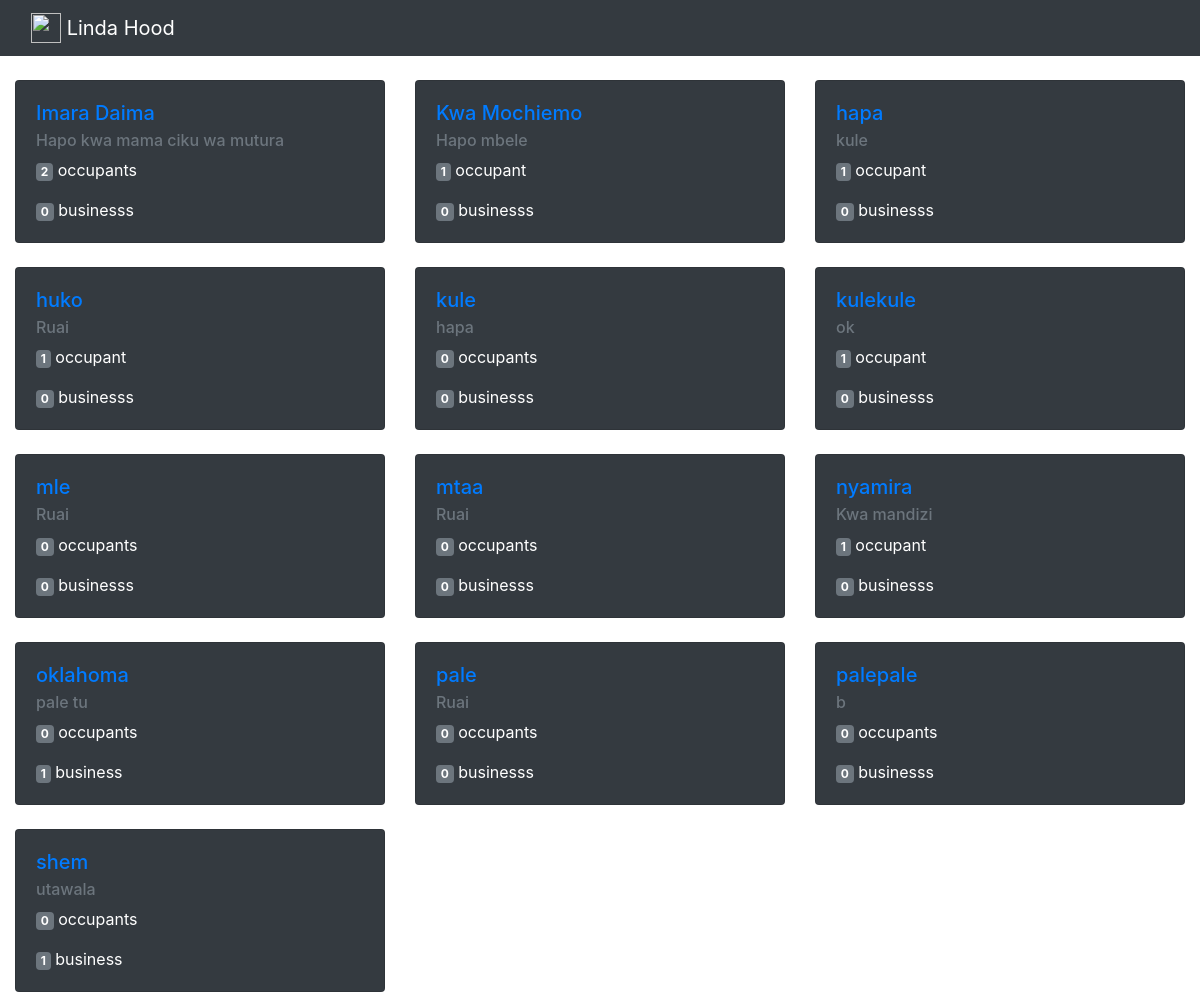
Page /hoods/ on the earlier database version.
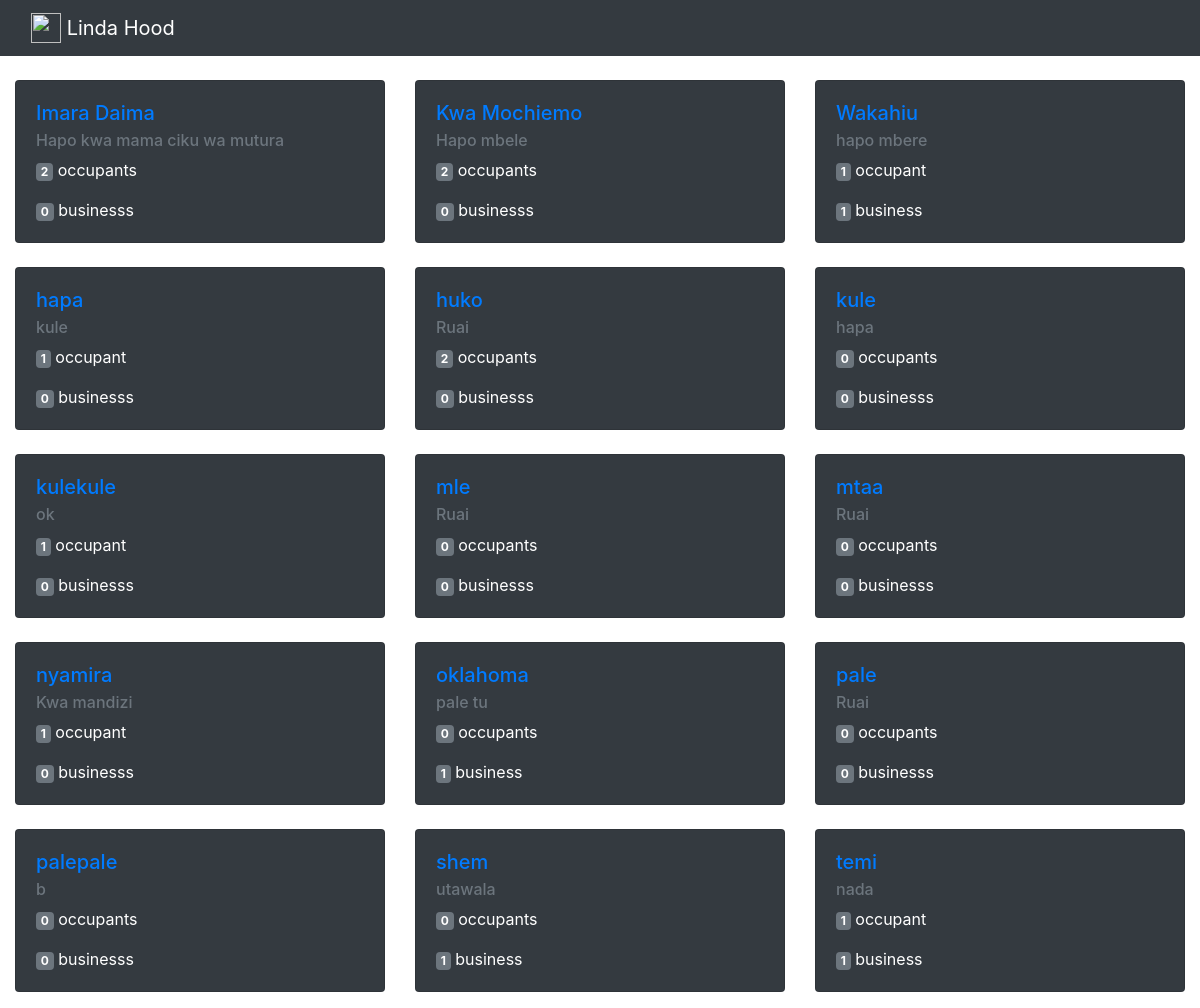
Same page on the later database version.
### hoods/models.py (models this page shows, shortened)
class Hood(models.Model):
    name = models.CharField(max_length=140, unique=True)
    slug = models.SlugField(allow_unicode=True,  unique=True)
    location = models.CharField(max_length=140, blank=True, default='')
    occupants = models.ManyToManyField(User, through='HoodMember')
    class Meta:
        ordering = ['name']

### hoods/views.py (the view)
class ListHoods(generic.ListView):
    model = Hood

### hoods/templates/hoods/hood_list.html (shortened to what this page needs)
{% extends "hoods/hood_base.html" %} {% block prehood %}
<div class="row mt-2" ">
  <div class="col-md-4">
      <br/> Welcome to the hoods page!</p>
  </div>
  {% endblock %} {% block hood_content %}
    <div class="row">
      {% for hood in object_list %}
      <div class="col-md-4">
        <div class="card mt-2 text-white bg-dark mb-3" >
          <div class="card-body">
            <h5 class="card-title"><a href="{% url 'hoods:single' slug=hood.slug %}">{{hood.name}}</a></h5>
            <h6 class="card-subtitle mb-2 text-muted">{{hood.location}}</h6>
            <p class="card-text"><span class="badge badge-secondary">{{hood.occupants.count}}</span> occupant{{hood.occupants.count|pluralize}}</p>
            <p class="card-text"><span class="badge badge-secondary">{{hood.businesses.count}}</span> business{{hood.businesses.count|pluralize}}</p>
          </div>
        </div>
      </div>
      {% endfor %}
    </div>
  </div>
</div>
{% endblock %}

### hoods/templates/hoods/hood_base.html (shortened to what this page needs)
{% extends "base.html" %} {% block content %}
<div class="container">
  <div class="row">
    {% block prehood %} {% endblock %}
    {% block hood_content %} {% endblock %}
  </div>
{% endblock %}

### templates/base.html (shortened to what this page needs)
{% load bootstrap4 %}
{% load static%}
<!DOCTYPE html>
<html>
<head>
  <link rel="stylesheet" href="https://maxcdn.bootstrapcdn.com/bootstrap/4.0.0/css/bootstrap.min.css">
</head>
<body>
  <nav class="navbar  navbar-expand-lg navbar-dark bg-dark fixed-top">
    <div class="container-fluid">
    <a class="navbar-brand" href="{% url 'home' %}">
      <img src="#" width="30" height="30" class="d-inline-block align-top" alt="">
      Linda Hood
    </a>
    </div>
  </nav>
  {% block content %} {% endblock %}
</body>
</html>

Differences in the rows shown:
computed for Hood "Kwa Mochiemo": occupants.count "1" → "2"
added Hood: name "Wakahiu", location "hapo mbere", occupants.count "1", businesses.count "1"
computed for Hood "huko": occupants.count "1" → "2"
added Hood: name "temi", location "nada", occupants.count "1", businesses.count "1"
